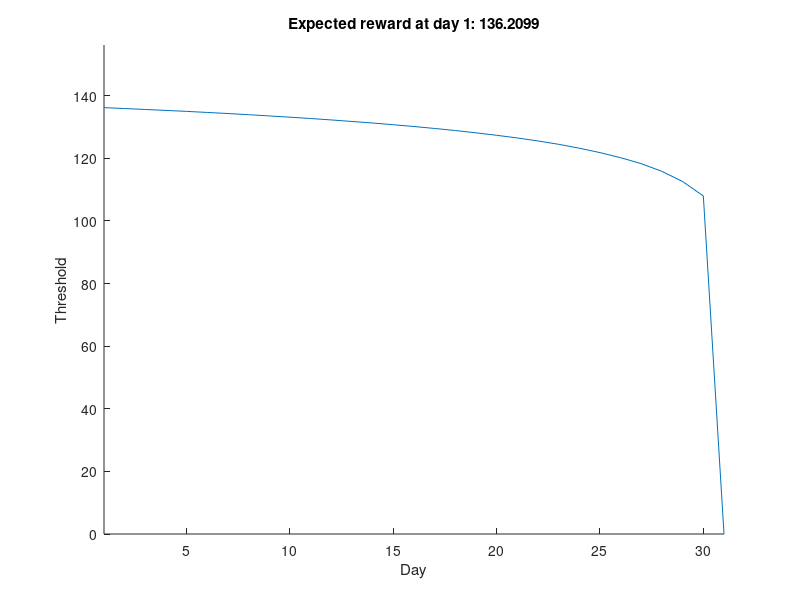

MATLAB code for this plot:
threshold = 100; % initial mean value of the offers
days = 30; % horizon
meanDayValue = 0; % policy value of the last day is exactly the initial threshold
for i = days:-1:1 % backfold from the last day to the first day
    sim = normrnd(100,20,100000,1); % generate simulation data
    policy = sim>=threshold; % policy function (binary)
    actionValue = max(sim,threshold); % evaluate the action;
    threshold = mean(actionValue); % update the threshold
    meanDayValue = [threshold,meanDayValue]; % expected reward at the beginning of day_i;
end
hold on;
plot(meanDayValue);
title(['Expected reward at day 1: ',num2str(meanDayValue(1))]);
xlabel('Day');ylabel('Threshold');axis([1,31,0,meanDayValue(1)+20]);